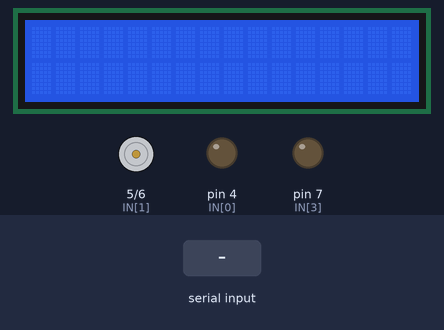
A sketch run on a simulated Arduino Uno, built with avr-gcc and run on an emulated ATmega328P. On the bench: 16×2 character LCD, motor-driver pin pairs drawn as motors (green arrow = first pin HIGH = forward, orange = second pin HIGH = backward, longer = more drive), output pins drawn as LEDs (lit = HIGH). Inputs (shaded band) come from the test bench. What the sketch prints to the serial monitor is not drawn.

Above: at 1.2 s.
1.3 s: "A,45\n" received over Serial
At 2.2 s:
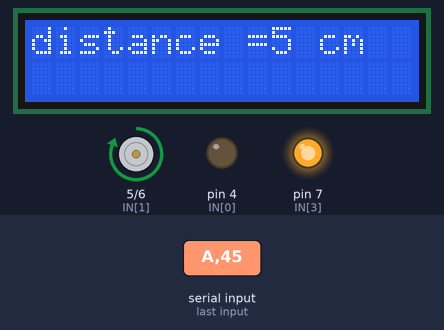
2.8 s: "*" received over Serial
At 3.8 s:
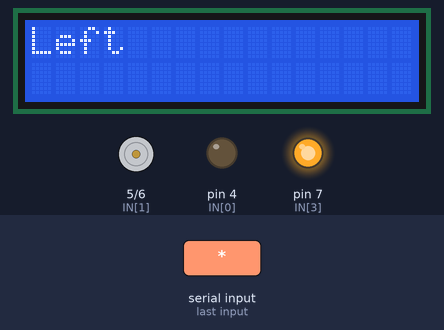
4.3 s: "#" received over Serial
At 5.0 s:
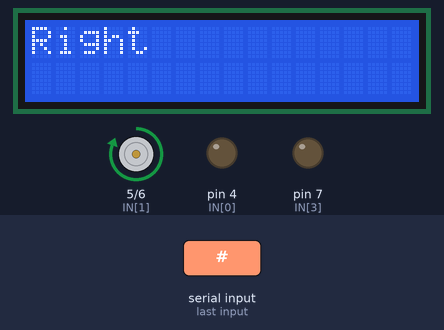
5.8 s: "B90\n" received over Serial
At 5.82 s:
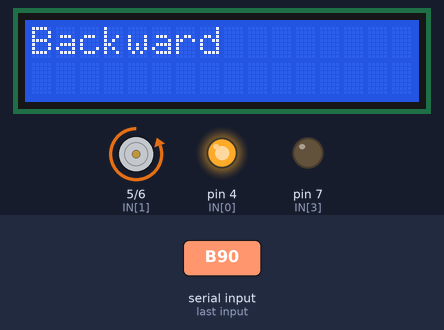
7.3 s: "C90\n" received over Serial
At 7.31 s:
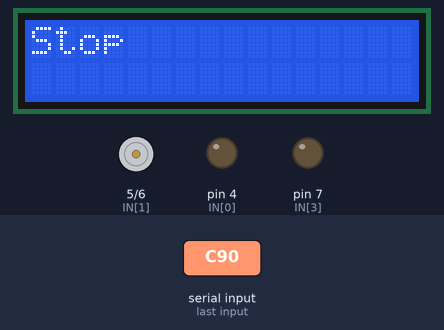
8.8 s: "D90\n" received over Serial
At 9.8 s:
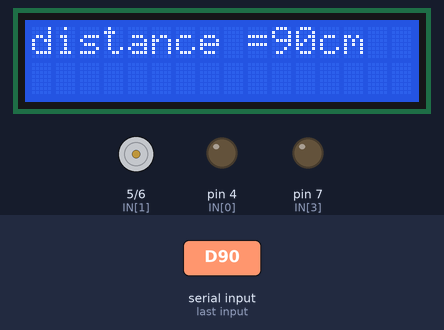
Timing chart, 0 to 11.4 s (numbered marks = the images above; inputs shaded):
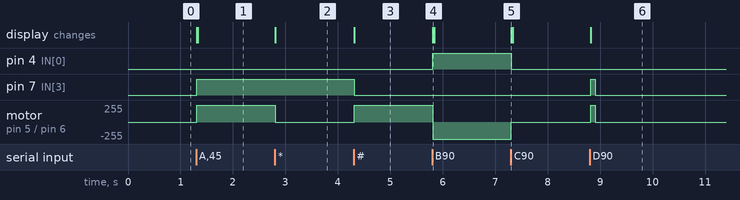

The sketch:

Arduino_Slave.ino
```cpp
#include <SoftwareSerial.h>
#include <Keypad.h>
#include <LiquidCrystal_I2C.h>
LiquidCrystal_I2C lcd(38, 16, 2);
//SoftwareSerial Serial(2,3);
char reading;int t_dis1=0,x;
const int IN[] = { 4, 5, 6, 7 };

void setup() {
  for(int i=0;i<sizeof(IN);i++)
  pinMode(IN[i], OUTPUT);

  lcd.init();
  lcd.backlight();

  Serial.begin(9600);
  Serial.println("mm");
}

void loop() {
  if (Serial.available()>0) {
    reading = Serial.read();
    Serial.println(reading);
    if (reading== 'A') {
      lcd.clear();
      lcd.print("Forward");
      digitalWrite(IN[1], HIGH);
      digitalWrite(IN[3], HIGH);
      digitalWrite(IN[2], 0);
      digitalWrite(IN[0], 0);
    } else if (reading == 'B') {
      lcd.clear();
      lcd.print("Backward");
      digitalWrite(IN[0], HIGH);
      digitalWrite(IN[2], HIGH);
      digitalWrite(IN[1], 0);
      digitalWrite(IN[3], 0);
    } else if (reading == 'C') {
      lcd.clear();
      lcd.print("Stop");
      digitalWrite(IN[3], 0);
      digitalWrite(IN[0], 0);
      digitalWrite(IN[1], 0);
      digitalWrite(IN[2], 0);
    } else if (reading == '*') {
      lcd.clear();
      lcd.print("Left");
      digitalWrite(IN[3], HIGH);
      digitalWrite(IN[0], 0);
      digitalWrite(IN[1], 0);
      digitalWrite(IN[2], 0);
    } else if (reading == '#') {
      lcd.clear();
      lcd.print("Right");
      digitalWrite(IN[1], HIGH);
      digitalWrite(IN[0],0);
      digitalWrite(IN[3], 0);
      digitalWrite(IN[2], 0);
    }else if(reading >= '0'&& reading <='9'){
      while(t_dis1==0)t_dis1= Serial.parseInt();
      lcd.clear(); lcd.print("distance ="+String(t_dis1)+" cm");
      }
    else if(reading == 'D'){x= Serial.parseInt();while(x==0)x= Serial.parseInt();
      lcd.clear();
      lcd.print("distance ="+String(x)+"cm");
      digitalWrite(IN[1], HIGH);
      digitalWrite(IN[3], HIGH);
      digitalWrite(IN[0], 0);
      digitalWrite(IN[2], 0);
      delay(x);
      digitalWrite(IN[3], 0);
      digitalWrite(IN[0], 0);
      digitalWrite(IN[1], 0);
      digitalWrite(IN[2], 0);
    }
  }
}
```

Measured:
- after the input at 1.3 s, pin 7 (IN[3]): LOW → HIGH at once; motor on pin 5 (IN[1]) / pin 6 (IN[2]): stopped → forward 255/255 at once; the display: first changes at once (image 1 shows a later state)
- after the input at 2.8 s, motor on pin 5 (IN[1]) / pin 6 (IN[2]): forward 255/255 → stopped at once; the display: changes at once (image 2)
- after the input at 4.3 s, pin 7 (IN[3]): HIGH → LOW at once; motor on pin 5 (IN[1]) / pin 6 (IN[2]): stopped → forward 255/255 at once; the display: changes at once (image 3)
- after the input at 5.8 s, pin 4 (IN[0]): LOW → HIGH at once; motor on pin 5 (IN[1]) / pin 6 (IN[2]): forward 255/255 → backward 255/255 at once; the display: changes at once (image 4)
- after the input at 7.3 s, pin 4 (IN[0]): HIGH → LOW at once; motor on pin 5 (IN[1]) / pin 6 (IN[2]): backward 255/255 → stopped at once; the display: changes at once (image 5)
- after the input at 8.8 s, pin 7 (IN[3]): LOW → HIGH at once, → LOW 0.09 s later; motor on pin 5 (IN[1]) / pin 6 (IN[2]): stopped → forward 255/255 at once, → stopped 0.09 s later; the display: changes at once (image 6)
